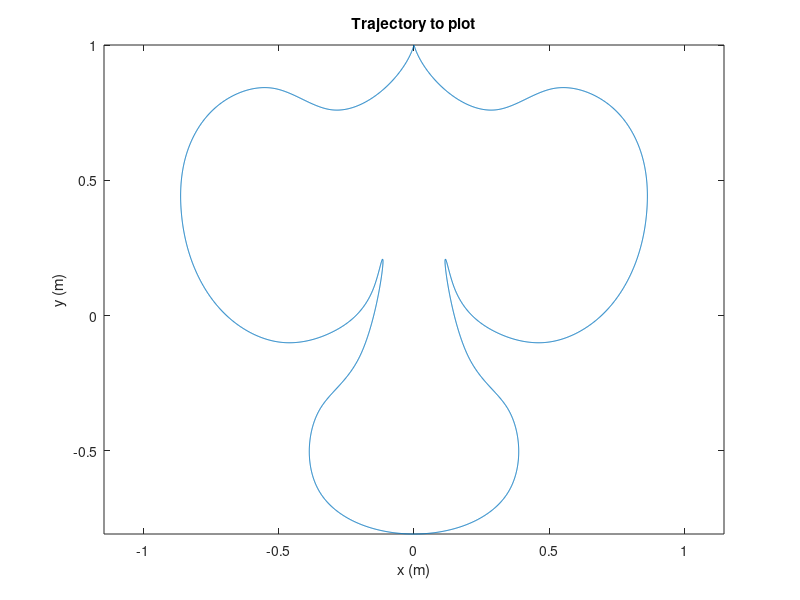
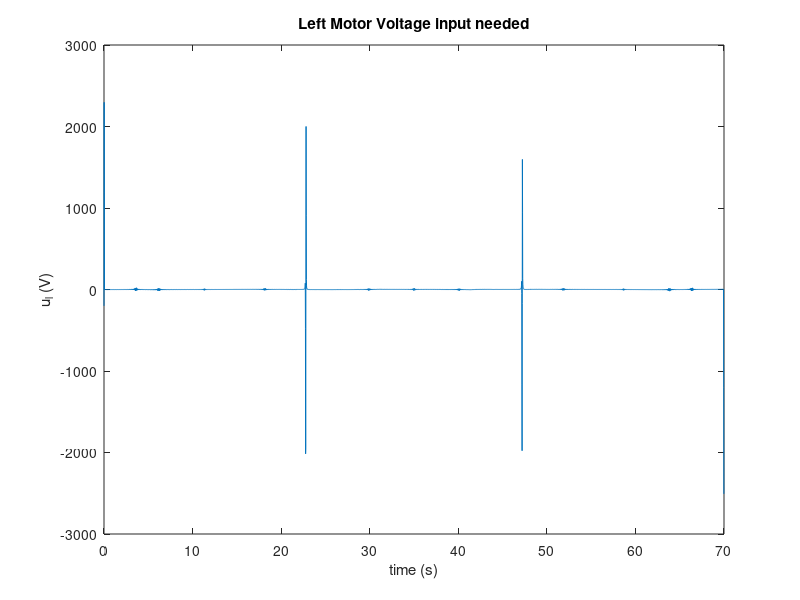
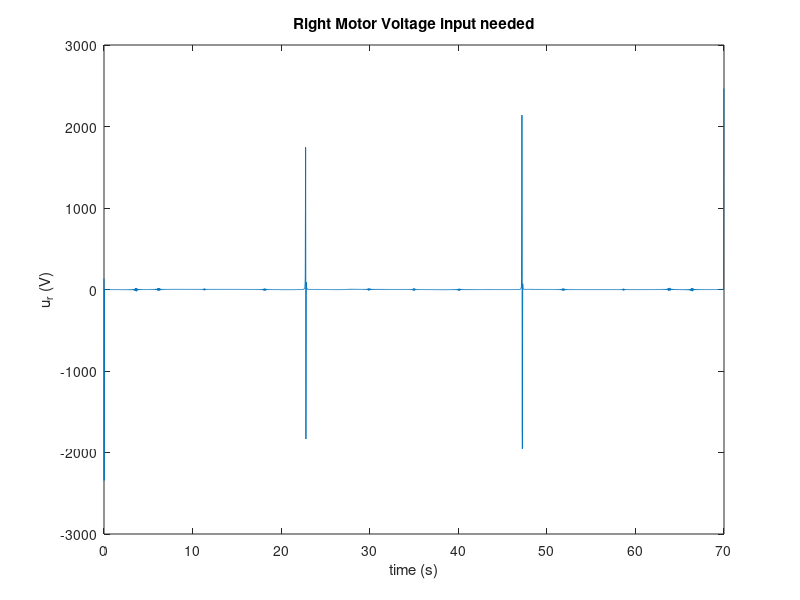

Reproduce these figures in MATLAB, in order.
rm = 1; %Motor radius
Km = 5; %Motor constant
Jm = 7; %Motor Inertia
Lm = 10; %Motor induction
Rm = 20; %Motor resistor


%State Space for x

A_x = [0 1 0; 0 0 (rm*Km)/Jm; 0 -(Km/(rm*Lm)) -(Rm/Lm)];
B_x = [0; 0; 1/Lm];
C_x = [1 0 0];
D_x = 0;

%State Space for y

A_y = [0 1 0; 0 0 (rm*Km)/Jm; 0 -(Km/(rm*Lm)) -(Rm/Lm)];
B_y = [0; 0; 1/Lm];
C_y = [1 0 0];
D_y = 0;

%%---PLOTTING---%%
%%----SPADE-----%%

Tend = 70; %faster means more input voltage

xWay = [ ...
    0, -0.12, -0.30, -0.52, -0.72, -0.84, ...
    -0.86, -0.80, -0.67, -0.48, -0.30, -0.15, ...
    -0.12, -0.20, -0.35, -0.35,  0.35,  0.35, ...
    0.20,  0.12,  0.15,  0.30,  0.48,  0.67, ...
    0.80,  0.86,  0.84,  0.72,  0.52,  0.30, ...
    0.12,  0];

yWay = [ ...
    1.00,  0.83,  0.76,  0.84,  0.78,  0.60, ...
    0.38,  0.15, -0.02, -0.10, -0.06,  0.10, ...
    0.20, -0.15, -0.35, -0.65, -0.65, -0.35, ...
    -0.15,  0.20,  0.10, -0.06, -0.10, -0.02, ...
    0.15,  0.38,  0.60,  0.78,  0.84,  0.76, ...
    0.83,  1.00];

dxWay = diff(xWay);
dyWay = diff(yWay);

sWay = [0, cumsum(sqrt(dxWay.^2 + dyWay.^2))];

Ndense = 1000; %%Larger N means longer time to execute
sdense = linspace(0,sWay(end),Ndense);

x = spline(sWay, xWay, sdense);
y = spline(sWay, yWay, sdense);

dsFine = sqrt(diff(x).^2 + diff(y).^2);
sArc = [0, cumsum(dsFine)];

N = 4001;
sQuery = linspace(0, sArc(end), N+1);
sQuery(end) = [];             % Avoid duplicate endpoint

x_ref = interp1(sArc, x, sQuery, 'pchip');
y_ref = interp1(sArc, y, sQuery, 'pchip');

% Time vector
t = (0:N-1)*(Tend/N);
dt = Tend/N;

% Periodic finite-difference derivative operator
d_dt = @(q) (circshift(q,[0 -1]) ...
    - circshift(q,[0 1]))/(2*dt);

x_dot = d_dt(x_ref);
x_dot_dot = d_dt(x_dot);
x_dot_dot_dot = d_dt(x_dot_dot);

y_dot = d_dt(y_ref);
y_dot_dot = d_dt(y_dot);
y_dot_dot_dot = d_dt(y_dot_dot);

ux = ((Lm*Jm)/(rm*Km))*x_dot_dot_dot + ((Rm*Jm)/(rm*Km))*x_dot_dot + (Km/rm)*x_dot;

uy = ((Lm*Jm)/(rm*Km))*y_dot_dot_dot + ((Rm*Jm)/(rm*Km))*y_dot_dot + (Km/rm)*y_dot;

%convert to actual motor voltage

ul = ux + uy;
ur = ux - uy;

%%Plot
figure;
plot(x_ref, y_ref);
axis equal;
xlabel('x (m)');
ylabel('y (m)');
title("Trajectory to plot");

%%Inputs

figure;
plot(t,ul);
xlabel('time (s)');
ylabel('u_l (V)');
title("Left Motor Voltage input needed");

figure;
plot(t,ur);
xlabel('time (s)');
ylabel('u_r (V)');
title("Right Motor Voltage input needed");
